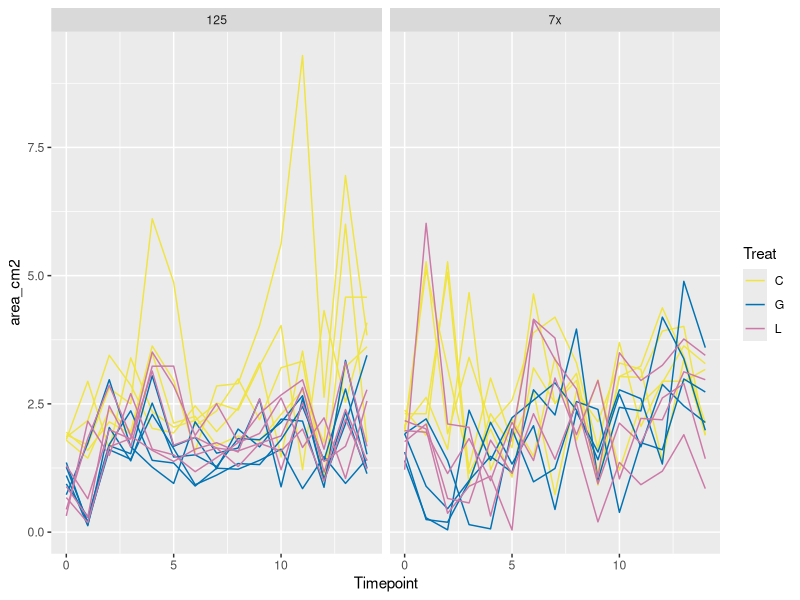
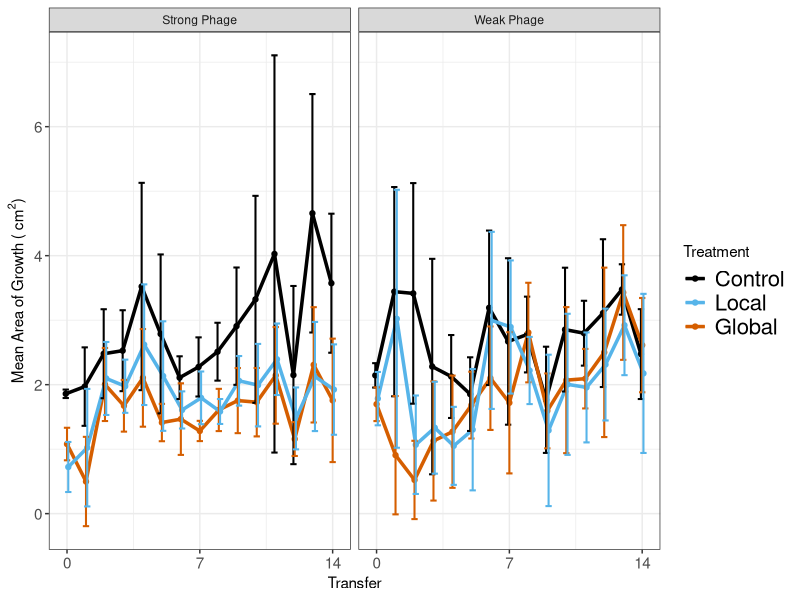
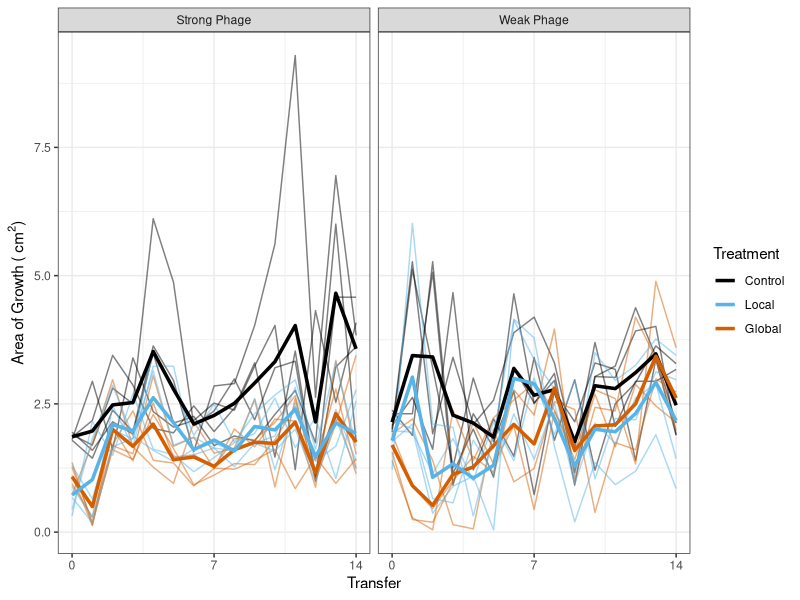
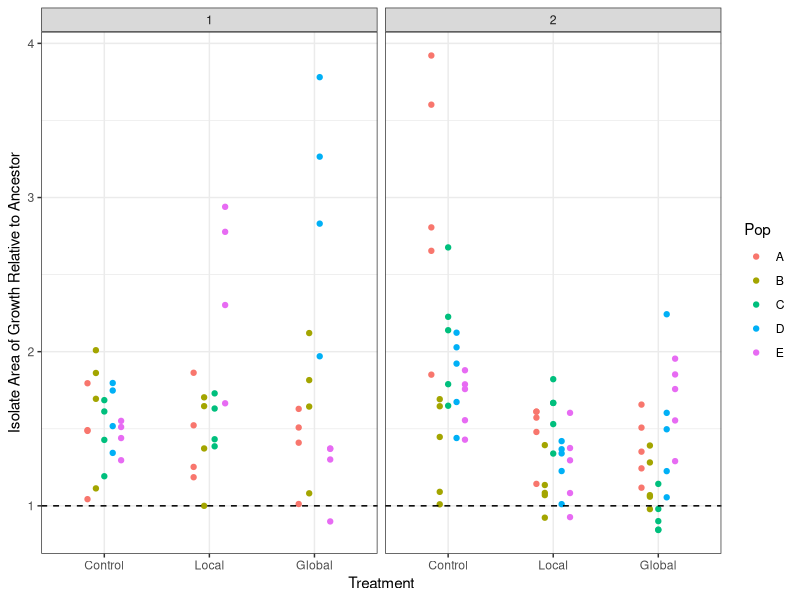
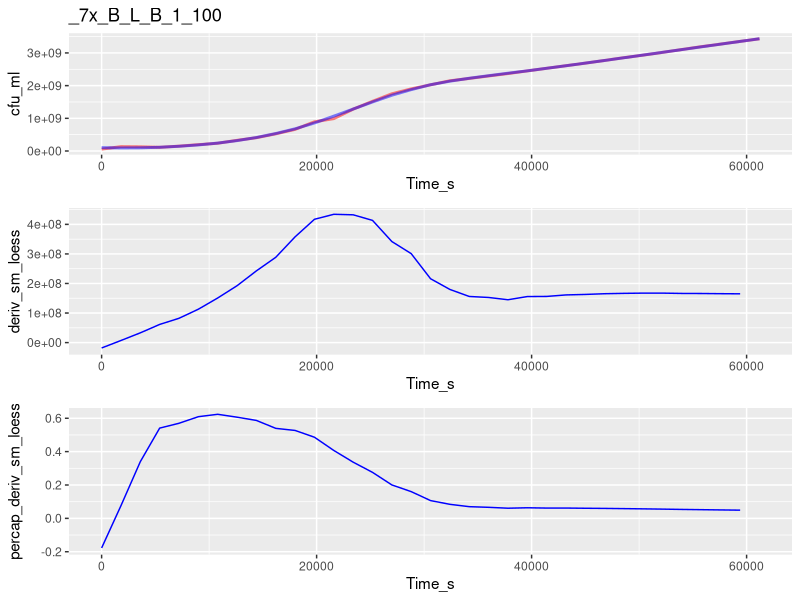
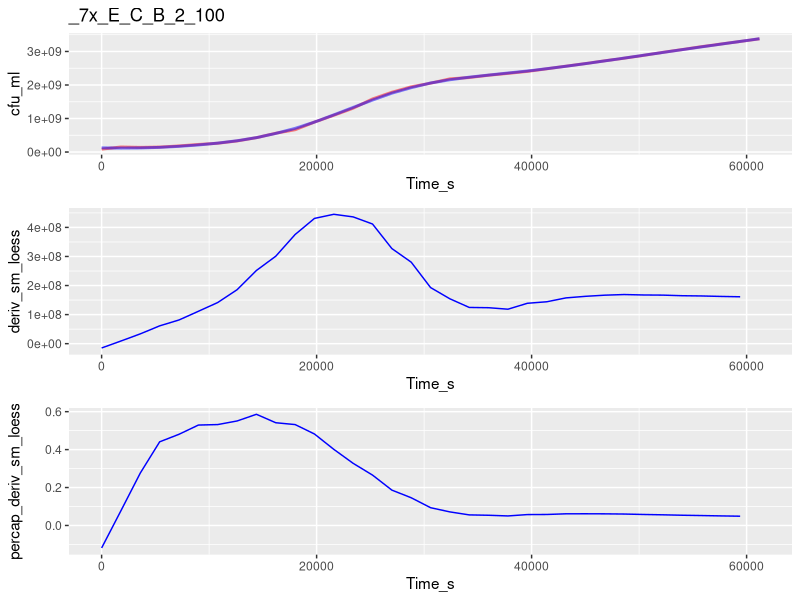
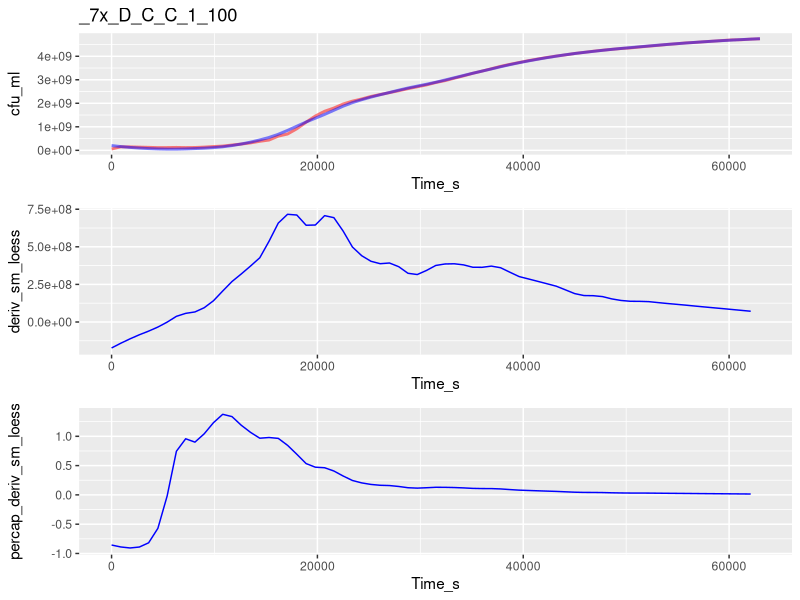
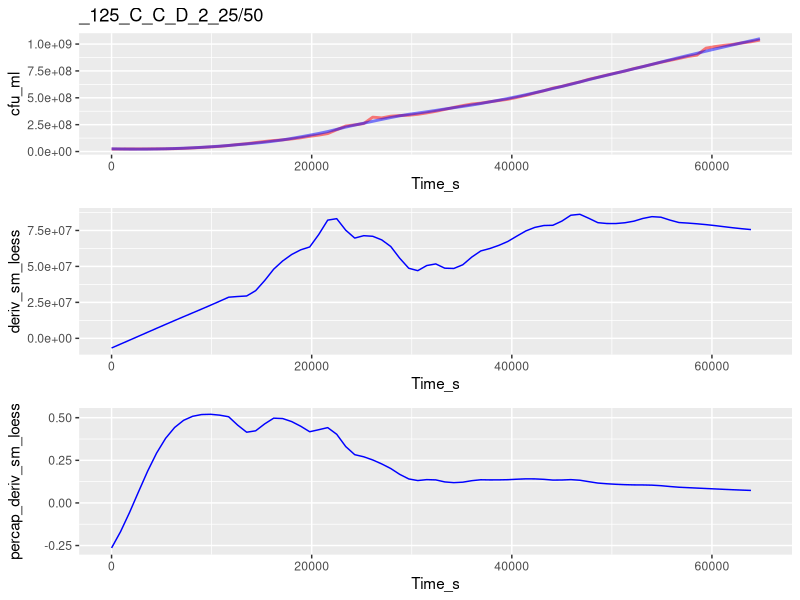

Here is the R script that generated these plots, in order: (Note: this script raises an error after producing the figures.)
##TODO: 
##      migration stats
##      growth curve analysis
##      growth curve stats
##      

library("ggplot2")
library("dplyr")
library("data.table")

#Okabe and Ito 2008 colorblind-safe qualitative color scale
my_cols <- c("#E69F00", "#56B4E9", "#009E73", "#F0E442", "#0072B2",
             "#D55E00", "#CC79A7", "#000000")

#Need to split this into 2 scripts: one to take the messy data
# (e.g. isolate information in underscore formats, etc)
#and get it cleaned up, then output those clean data
#And another to take the clean data & analyze it
#Then put the messy data in one folder and the clean data in another folder
#Along with the separate scripts
#So when it's published, can just tell people to re-run the clean data script

#need to make Rep vs Pop consistent
#redo all analysis using dplyr
#redo analysis using vectorization
#include std curve for spec in this code (it may alread be there???)
#Do a scripted analysis of how much to smoothe gc data (not manually checking)
# #to be done later:
# #define function to get means of rates
# mean_rates <- function(sub_by_list, my_data)
# analyze additional plate scans
#change resistance to be by treat then by pop
#Change growth rate for ancestor to dotted line

##Experimental evolution migration ----
exper_evol_migr <- read.csv("./Clean_Data/Experimental_evolution_growth.csv")

#Drop points after T14
exper_evol_migr <- exper_evol_migr[exper_evol_migr$Timepoint <= 14, ]

#Calculate total area
exper_evol_migr$area_cm2 <- pi*exper_evol_migr$Width_cm/2*exper_evol_migr$Height_cm/2

#Make plot with all pops shown
ggplot(data = exper_evol_migr,
       aes(x = Timepoint, y = area_cm2, group = paste(Treat, Pop),
           color = Treat)) +
  geom_line() +
  scale_color_manual(values = my_cols[c(4, 5, 7)]) +
  facet_grid(~Proj)

#Summarize
exper_evol_migr <- group_by(exper_evol_migr, Proj, Treat, Timepoint)
exper_evol_summ <- summarize(exper_evol_migr,
                             area_mean = mean(area_cm2),
                             area_sd = sd(area_cm2),
                             area_n = n())

#Make plot of summarized data
my_facet_labels <- c("7x" = "Weak Phage", "125" = "Strong Phage")

ggplot(data = exper_evol_summ, aes(x = Timepoint, y = area_mean,
                                   color = Treat)) +
  geom_point(position = position_dodge(0.2)) + 
  geom_line(size = 1.2, position = position_dodge(0.2)) +
  theme_bw() +
  theme(axis.text.y = element_text(size = 11), axis.text.x = element_text(size = 11),
        legend.text = element_text(size = 16)) +
  facet_grid(~Proj, labeller = labeller(Proj = my_facet_labels)) +
  geom_errorbar(aes(ymax = area_mean+area_sd, ymin = area_mean-area_sd),
                width=1, size = .7, position=position_dodge(0.2)) +
  labs(x = "Transfer", 
       y = expression(paste("Mean Area of Growth ( ", cm^2, ")"))) + 
  scale_color_manual(name = "Treatment", breaks = c("C", "L", "G"),
                  labels = c("Control", "Local", "Global"),
                  values = my_cols[c(8, 2, 6)]) +
  scale_x_continuous(breaks = c(0, 7, 14)) +
  NULL

#Make plot with both summarized and non-summarized data
ggplot(data = exper_evol_migr,
               aes(x = Timepoint, y = area_cm2, group = paste(Treat, Pop),
                   color = Treat)) +
         geom_line(alpha = 0.5) +
         facet_grid(~Proj, labeller = labeller(Proj = my_facet_labels)) +
  theme_bw() +
  geom_line(data = exper_evol_summ,
            aes(x = Timepoint, y = area_mean, color = Treat,
                group = Treat),
            size = 1.2) +
  labs(x = "Transfer", 
       y = expression(paste("Area of Growth ( ", cm^2, ")"))) + 
  scale_color_manual(name = "Treatment", breaks = c("C", "L", "G"),
                     labels = c("Control", "Local", "Global"),
                     values = my_cols[c(8, 2, 6)]) +
  scale_x_continuous(breaks = c(0, 7, 14)) +
  NULL
    

##Isolate migration ----
isol_migration <- read.csv("./Clean_Data/Isolate_migration.csv")

#Calculate total area
isol_migration$area_cm2 <- pi*isol_migration$Width_cm/2*isol_migration$Height_cm/2

#Calculate total area relative to same-day ancestor
ancestors <- isol_migration[isol_migration$Isol == "Anc", ]
isol_migration$relative_area <-
  isol_migration$area_cm2/ancestors$area_cm2[
    match(as.Date(isol_migration$end_timestamp),
          as.Date(ancestors$end_timestamp))]

#Plot data
my_facet_labels <- c("7x" = "Weak Phage", 
                     "125" = "Strong Phage",
                     "C" = "Control", "G" = "Global", "L" = "Local",
                     "A" = "WT")

ggplot(isol_migration[isol_migration$Isol != "Anc", ], 
       aes(x = Treat, y = relative_area, color = Pop,
           group = Pop)) +
  geom_point(position = position_dodge(0.4)) +
  facet_grid(~Proj, labeller = labeller(Proj = my_facet_labels)) +
  theme_bw() + 
  labs(y = "Isolate Area of Growth Relative to Ancestor",
       x = "Treatment") +
  geom_hline(yintercept = 1, lty = 2) +
  scale_x_discrete(limits = c("C", "L", "G"),
                   labels = c("Control", "Local", "Global")) +
  NULL

##Isolate growth curves ----


##growth curve analysis
# library("minpack.lm")
# library("tidyr")
# library("lubridate")

#Read data
gc_data <- read.csv("./Clean_Data/Isolate_growth_curves.csv",
                    header = T, stringsAsFactors = F)

#Make unique well identifiers
gc_data$uniq_well <- paste(gc_data$Date,
                           gc_data$Proj,
                           gc_data$Pop,
                           gc_data$Treat,
                           gc_data$Isol,
                           gc_data$Rep_Well,
                           gc_data$Media,
                           sep = "_")

#reorder
gc_data <- gc_data[order(gc_data$uniq_well, gc_data$Time_s), ]

#Define function that calculates derivatives
calc_deriv <- function(density, percapita = FALSE,
                          subset_by = NULL, time = NULL,
                          time_normalize = NULL) {
  #Note! density values must be sorted sequentially into their unique sets already
  
  #Provided a vector of density values, this function returns (by default) the
  # difference between sequential values
  #if percapita = TRUE, the differences of density are divided by density
  #if subset_by is provided, it should be a vector (same length as density),
  # the unique values of which will separate calculations
  #if time_normalize is specified, time should be provided as a simple 
  # numeric (e.g. number of seconds) in some unit
  #Then the difference will be normalized for the time_normalize value
  #(e.g. if time is provided in seconds and the difference per hour is wanted,
  # time_normalize should = 3600)
  
  #Check inputs
  if (!is.numeric(time)) {
    stop("time is not numeric")
  }
  if (!is.null(time_normalize)) {
    if (!is.numeric(time_normalize)) {
      stop("time_normalize is not numeric")
    } else if (is.null(time)) {
      stop("time_normalize is specified, but time is not provided")
    }
  }
  
  #Calc derivative
  ans <- c(density[2:length(density)]-density[1:(length(density)-1)])
  #Percapita (if specified)
  if (percapita) {
    ans <- ans/density[1:(length(density)-1)]
  }
  #Time normalize (if specified)
  if (!is.null(time_normalize)) {
    ans <- ans/
      (c(time[2:length(time)]-time[1:(length(time)-1)])/time_normalize)
  }
  #Subset by (if specified)
  if (!is.null(subset_by)) {
    ans[subset_by[2:length(subset_by)] != subset_by[1:(length(subset_by)-1)]] <- NA
  }
  return(c(ans, NA))
}

#Smooth data
gc_data$sm_loess <- NA
for (my_well in unique(gc_data$uniq_well)) {
  my_rows <- which(gc_data$uniq_well == my_well)
  #Smooth with loess
  gc_data$sm_loess[my_rows] <- loess(cfu_ml ~ Time_s, span = 0.4,
                                             data = gc_data[my_rows, ])$fitted
}

#Calculate growth per hour from loess curve
gc_data$deriv_sm_loess <- calc_deriv(gc_data$sm_loess,
                                     subset_by = gc_data$uniq_well,
                                     time = gc_data$Time_s,
                                     time_normalize = 3600)

#Calculate per capita growth per hour from loess curve
gc_data$percap_deriv_sm_loess <- calc_deriv(gc_data$sm_loess,
                                            percapita = TRUE,
                                            subset_by = gc_data$uniq_well,
                                            time = gc_data$Time_s,
                                            time_normalize = 3600)
  

#Calculate per capita growth per hour from original curve
gc_data$percap_deriv_cfu <- calc_deriv(gc_data$cfu_ml,
                                       percapita = TRUE,
                                       subset_by = gc_data$uniq_well,
                                       time = gc_data$Time_s,
                                       time_normalize = 3600)

#View samples of original & smoothed curves
# as well as derivatives (per cap & not) of both orig and smoothed curves
for (my_well in sample(unique(gc_data$uniq_well), 5)) {
  my_rows <- which(gc_data$uniq_well == my_well)
  
  print(cowplot::plot_grid(
    ggplot(data = gc_data[my_rows, ],
           aes(x = Time_s, y = cfu_ml)) +
      geom_line(color = "red", lwd = 1, alpha = 0.5) +
      geom_line(aes(x = Time_s, y = sm_loess),
                color = "blue", lwd = 1, alpha = 0.5) +
      ggtitle(gc_data[my_rows[1], "uniq_well"]) +
      #geom_hline(yintercept = 383404890) +
      NULL,
    ggplot(data = gc_data[my_rows, ],
           aes(x = Time_s, y = deriv_sm_loess)) +
      geom_line(color = "blue") +
      NULL,
    ggplot(data = gc_data[my_rows, ],
           aes(x = Time_s, y = percap_deriv_sm_loess)) +
      geom_line(color = "blue") +
      # geom_line(aes(x = Time_s, y = percap_deriv_cfu),
      #           color = "red") +
      NULL,
    ncol = 1, align = "v"))
}

find_local_extrema <- function(values, 
                               return_maxima = TRUE,
                               return_minima = TRUE,
                               width_limit = NULL,
                               height_limit = NULL,
                               remove_endpoints = TRUE,
                               na.rm = FALSE) {
  #Takes a vector of values and returns a vector of the indices
  # of all local value extrema (by default, returns both maxima and minima)
  # To only return maxima or minima, change return_maxima/return_minima to FALSE

  #width_limit and/or height_limit must be provided
  #Width is how wide the window will be to look for a maxima/minima
  # Narrower width will be more sensitive to narrow local maxima/minima
  # Wider width will be less sensitive to narrow local maxima/minima
  #Height is how high or low a single step is allowed to take
  # e.g. a maxima-finding function will not pass a valley deeper
  # than height_limit
  #Note that this also limits approaches to extrema, so if set too small
  # function may converge on non-peaks
  #If both width_limit and height_limit are provided, steps are limited
  # conservatively (a single step must meet both criteria)
  
  #This function is designed to be compatible with dplyr::group_by and summarize
  
  #Check inputs
  if (!return_maxima & !return_minima) {
    stop("Both return_maxima and return_minima are FALSE, at least one must be TRUE")
  }
  if (is.null(width_limit) & is.null(height_limit)) {
    stop("Either width_limit or height_limit must be provided")
  }
  if (!is.null(width_limit)) {
    if (width_limit%%2 == 0) {
      warning("width_limit must be odd, will use ", width_limit-1, " as width_limit")
      width_limit <- width_limit - 1
    }
  }
  if (is.null(width_limit) & !is.null(height_limit)) {
    warning("height_limit alone tends to be sensitive to height_limit parameter, use with caution")
  }
  if (na.rm == TRUE & sum(is.na(values)) > 0) {
    if (!all(is.na(values[(1+length(values)-sum(is.na(values))):length(values)]))) {
      warning("Removing NAs found within values vector, returned indices will refer to non-NA values")
      print(values)
    }
    values <- values[!is.na(values)]
  } else if(any(is.na(values))) {
    stop("Some provided values are NA and na.rm = FALSE")
  }
  
  #Define sub-function to find limits of the window
  get_window_limits <- function(cnt_pos,
                                width_limit = NULL,
                                height_limit = NULL,
                                looking_for = c("minima", "maxima"),
                                values = NULL) {
    #Check inputs
    if (length(looking_for) > 1) {stop("looking_for must be specified")}
    if (!is.null(height_limit) & is.null(values)) {
        stop("height_limit is specified, but no values are provided")
    }
    if (is.null(width_limit) & is.null(height_limit)) {
      stop("Either width_limit or height_limit must be provided")
    }
    
    #Define window limits
    window_start <- c(NA, NA)
    if (!is.null(width_limit)) { #using width limit
      window_start[1] <- max(c(1, cnt_pos-floor(width_limit/2)))
    }
    if (!is.null(height_limit)) { #using height limig
      #For startpoint height, we want the latest point that is
      #behind of our current point and
      #either:
      # below current height - height limit
      # or above current height + height limit
      #Then we move one place forward 
      # (so it's the last value w/in height limit)
        window_start[2] <- max(c(1,
                                 1+which(1:length(values) < cnt_pos &
                                         (values >= (values[cnt_pos] + height_limit) |
                                            values <= (values[cnt_pos] - height_limit)))))
        #Make sure we're going at least 1 point backwards
        if(window_start[2] >= cnt_pos) {window_start[2] <- cnt_pos-1}
    }
    window_end <- c(NA, NA)
    if (!is.null(width_limit)) { #using width limit
      window_end[1] <- min(c(length(values), cnt_pos+floor(width_limit/2)))
    }
    if (!is.null(height_limit)) { #using height limit
        #For endpoint height, we want the earliest point that is
        #forward of our current point and
        #either:
        # below current height - height limit
        # or above current height + height limit
        #Then we move one place back 
        # (so it's the last value w/in height limit)
        window_end[2] <- min(c(length(values),
                               -1+which(1:length(values) > cnt_pos & #not backwards
                                    (values <= (values[cnt_pos] - height_limit) |
                                      values >= (values[cnt_pos] + height_limit)))))
        #Make sure we're going at least one point forwards
        if (window_end[2] <= cnt_pos) {window_end[2] <- cnt_pos+1}
    }
    return(c(max(window_start, na.rm = T), min(window_end, na.rm = T)))
  }
  
  find_next_extrema <- function(cnt_pos, values,
                        width_limit = NULL,
                        height_limit = NULL,
                        looking_for = c("minima", "maxima")) {
    if (cnt_pos == length(values)) {best_pos <- cnt_pos-1
    } else {best_pos <- cnt_pos+1}
    
    #Save the starting position so we never go backwards
    start_pos <- cnt_pos
    
    ##Looking for next maxima
    if(looking_for == "maxima") {
      while (cnt_pos != best_pos) {
        #Move the previous best pointer to current pointer location
        best_pos <- cnt_pos
        #Get next window limits
        window_lims <- get_window_limits(cnt_pos = cnt_pos,
                                         width_limit = width_limit,
                                         height_limit = height_limit,
                                         looking_for = "maxima",
                                         values = values)
        #Make sure we're not going backwards
        window_lims <- c(max(start_pos, window_lims[1]),
                         max(start_pos, window_lims[2]))
        #Then move current pointer to highest point within window
        # (making sure not to check non-integer indices, or indices below 1 or
        #  higher than the length of the vector)
        cnt_pos <- window_lims[1]-1+which.max(values[window_lims[1]:window_lims[2]])
      }
    ##Looking for next minima
    } else if (looking_for == "minima") {
      while (cnt_pos != best_pos) {
        #Move the previous best pointer to current pointer location
        best_pos <- cnt_pos
        #Get next window limits
        window_lims <- get_window_limits(cnt_pos = cnt_pos,
                                         width_limit = width_limit,
                                         height_limit = height_limit,
                                         looking_for = "minima",
                                         values = values)
        #Make sure we're not going backwards
        window_lims <- c(max(start_pos, window_lims[1]),
                         max(start_pos, window_lims[2]))
        #Then move current pointer to lowest point within window
        # (making sure not to check non-integer indices, or indices below 1 or
        #  higher than the length of the vector)
        cnt_pos <- window_lims[1]-1+which.min(values[window_lims[1]:window_lims[2]])
      }
    }
    return(best_pos)
  }
  
  cnt_pos <- 1
  ##Find first maxima
  maxima_list <- c(find_next_extrema(cnt_pos, values,
                                     width_limit = width_limit,
                                     height_limit = height_limit,
                                     looking_for = "maxima"))
  ##Find first minima
  minima_list <- c(find_next_extrema(cnt_pos, values,
                                     width_limit = width_limit,
                                     height_limit = height_limit,
                                     looking_for = "minima"))
  
  ##Check for next extrema until...
  while (TRUE) {
    #we're finding repeats
    if (any(duplicated(c(minima_list, maxima_list)))) {break}
    #or we hit the end of the values
    if (length(values) %in% c(maxima_list, minima_list)) {
      break
    }
    #Since maxima & minima must alternate, always start with furthest one 
    # we've found so far
    cnt_pos <- max(c(minima_list, maxima_list))
    #we're looking for a maxima next
    if (cnt_pos %in% minima_list) {
      maxima_list <- c(maxima_list,
                       find_next_extrema(cnt_pos, values,
                                         width_limit = width_limit,
                                         height_limit = height_limit,
                                         looking_for = "maxima"))
      #we're looking for a minima next
    } else if (cnt_pos %in% maxima_list) {
      minima_list <- c(minima_list,
                       find_next_extrema(cnt_pos, values,
                                         width_limit = width_limit,
                                         height_limit = height_limit,
                                         looking_for = "minima"))
    }
  }
  
  #Combine maxima & minima values & remove duplicates
  output <- c()
  if (return_maxima) {output <- c(output, maxima_list)}
  if (return_minima) {output <- c(output, minima_list)}
  #If remove endpoints is true, remove first or last values from return
  if (remove_endpoints) {
    if (1 %in% output) {output <- output[-which(output == 1)]}
    if (length(values) %in% output) {
      output <- output[-which(output == length(values))]}
  }
  #Remove duplicates
  output <- unique(output)
  #Order
  output <- output[order(output)]
  
  return(output)
}

#Group data by unique wells
gc_data <- group_by(gc_data, Date, Proj, Pop, Treat, Isol, Rep_Well, Media,
                    uniq_well)

# at max percap growth rate, find:
#     per capita growth rate (r)
#     density
#     time since some low density (lag time)
# at first local minima of non-percap growth rate after max growth rate 
#   (pseudo carrying capacity)
#   at pseudo K, find:
#     density (carrying capacity)
#     time since max percap growth rate
#     time since low density

gc_summarized <- summarize(gc_data,
   first_min_index = find_local_extrema(sm_loess,
                                        return_maxima = FALSE,
                                        width_limit = (7200/(Time_s[2]-Time_s[1])) + 1,
                                        na.rm = T,
                                        remove_endpoints = FALSE)[1],
   first_min = sm_loess[first_min_index],
   first_min_time = Time_s[first_min_index],
  #find the per capita grow rate peaks
  max_percap_index = find_local_extrema(percap_deriv_sm_loess,
                                        return_minima = FALSE,
                                        width_limit = (21600/(Time_s[2]-Time_s[1])) + 1,
                                        na.rm = T,
                                        remove_endpoints = F)[
     #Use the first one that follows the minimum density
     match(TRUE, find_local_extrema(percap_deriv_sm_loess,
                                    return_minima = FALSE,
                                    width_limit = (21600/(Time_s[2]-Time_s[1])) + 1,
                                    na.rm = T,
                                    remove_endpoints = F) >= first_min_index)],                   
  max_percap_gr_rate = percap_deriv_sm_loess[max_percap_index],
  max_percap_gr_rate_time = Time_s[max_percap_index],
  max_percap_gr_rate_dens = sm_loess[max_percap_index],
  pseudo_K_index = #find the local minima in non-per capita grow rate
    find_local_extrema(deriv_sm_loess,
                                      return_maxima = FALSE,
                                      width_limit = (7200/(Time_s[2]-Time_s[1])) + 1,
                                      na.rm = T)[
      #use the first one that follows the max percap gr rate
    match(TRUE, find_local_extrema(deriv_sm_loess,
                                      return_maxima = FALSE,
                                      width_limit = (7200/(Time_s[2]-Time_s[1])) + 1,
                                      na.rm = T) > max_percap_index)],
  pseudo_K = sm_loess[pseudo_K_index],
  pseudo_K_time = Time_s[pseudo_K_index],
  pseudo_K_deriv = deriv_sm_loess[pseudo_K_index],
  pseudo_K_index2 = #find the local minima with more sensitivity
    find_local_extrema(deriv_sm_loess,
                       return_maxima = FALSE,
                       width_limit = (5400/(Time_s[2]-Time_s[1])) + 1,
                       na.rm = T)[
     #use the first one that follows the max percap gr rate
     match(TRUE, find_local_extrema(deriv_sm_loess,
                                    return_maxima = FALSE,
                                    width_limit = (5400/(Time_s[2]-Time_s[1])) + 1,
                                    na.rm = T) > max_percap_index)],
  pseudo_K2 = sm_loess[pseudo_K_index2],
  pseudo_K_time2 = Time_s[pseudo_K_index2],
  pseudo_K_deriv2 = deriv_sm_loess[pseudo_K_index2],
  
   #   pseudo_K_timetomaxpcgr = #pseudo K time - max percap gr rate time
)

#For pseudo K, use more-sensitive data when less-sensitive
# window didn't find it

                       

#The problem continues to be that we cannot find
# a threshold density which all pops start below
# and which all pops grow to at a reasonably early time
#Perhaps the solution is to divide it by project/media?


#Code to check find_local_extrema on a single well
my_well <- "2017-A_7x_Anc_Anc_Anc_1_50"
  #"2017-E_7x_B_C_E_1_50" #lowest pseudo-K
#my_well <- "2017-E_7x_B_G_E_1_100" #highest first min
#unique(gc_data$uniq_well)[1]
temp <- gc_data[gc_data$uniq_well == my_well, ]
find_local_extrema(temp$sm_loess,
                   return_minima = FALSE,
                   width_limit = (28800/(temp$Time_s[2]-temp$Time_s[1])) + 1,
                   na.rm = T,
                   remove_endpoints = F)
                   

for (my_well in unique(gc_data$uniq_well)) {
  tiff(filename = paste("./Growth_curve_plots/", my_well, ".tiff", sep = ""),
       width = 5, height = 10, units = "in", res = 300)
  my_rows <- which(gc_data$uniq_well == my_well)
  print(cowplot::plot_grid(
    ggplot(data = gc_data[my_rows, ],
           aes(x = Time_s, y = cfu_ml)) +
      geom_line(color = "red", lwd = 1, alpha = 0.5) +
      geom_line(aes(x = Time_s, y = sm_loess),
                color = "blue", lwd = 1, alpha = 0.5) +
      ggtitle(gc_data[my_rows[1], "uniq_well"]) +
      #Add point for first minima
      geom_point(data = gc_summarized[gc_summarized$uniq_well == my_well, ],
                 aes(x = first_min_time, y = first_min),
                 color = "green", size = 3) +
      NULL,
    ggplot(data = gc_data[my_rows, ],
           aes(x = Time_s, y = deriv_sm_loess)) +
      geom_line(color = "blue") +
      #Add point for pseudo K
      geom_point(data = gc_summarized[gc_summarized$uniq_well == my_well, ],
                 aes(x = pseudo_K_time, y = pseudo_K_deriv),
                 color = "green", size = 3) +
      NULL,
    ggplot(data = gc_data[my_rows, ],
           aes(x = Time_s, y = percap_deriv_sm_loess)) +
      geom_line(color = "blue") +
      #Add point for max growth rate
      geom_point(data = gc_summarized[gc_summarized$uniq_well == my_well, ],
                 aes(x = max_percap_gr_rate_time, y = max_percap_gr_rate),
                 color = "green", size = 3) +
      NULL,
    ncol = 1, align = "v"))
  dev.off()
}

##Check:
wells_check <- c("2017-B_7x_C_L_B_1_50", #isn't working
                 "2017-A_7x_Anc_Anc_Anc_1_50",
                 "2017-A_7x_B_L_A_1_100",
                 "2017-B_7x_C_L_B_1_50",
                 "2017-C_7x_B_C_C_1_100",
                 "2017-C_7x_B_C_C_2_100",
                 "2017-C_7x_C_C_C_1_50",
                 "2017-C_7x_C_L_C_2_100",
                 "2017-C_7x_D_G_C_1_50",
                 "2017-C_7x_D_G_C_1_100",
                 "2017-C_7x_D_G_C_2_50",
                 "2017-C_7x_D_G_C_2_100",
                 "2017-C_7x_E_G_C_1_100",
                 "2017-C_7x_E_G_C_2_100",
                 "2017-E_7x_B_C_E_1_50",
                 "2017-E_7x_C_C_E_1_100",
                 "2017-E_7x_C_C_E_2_100",
                 "2019-09-10_125_B_C_A_1_25-50",
                 "2019-09-10_125_B_C_A_2_25-50",
                 "2019-09-10_125_B_G_A_1_25-50",
                 "2019-09-12_125_B_C_D_1_25-50",
                 "2019-09-12_125_B_C_D_2_25-50",
                 "2019-09-12_125_B_G_D_1_25-50",
                 "2019-09-12_125_D_L_D_1_50-100",
                 "2019-09-12_125_D_L_D_2_50-100",
                 "2019-09-13_125_B_C_E_1_50-100",
                 "2019-09-13_125_B_C_E_2_25-50",
                 "2019-09-13_125_C_C_E_1_50-100",
                 "2019-09-13_125_D_L_E_1_50-100"
                 )
                 

for (my_well in wells_check) {
  tiff(filename = paste("./Challenging_growth_curve_plots/", my_well, ".tiff", sep = ""),
       width = 5, height = 10, units = "in", res = 300)
  my_rows <- which(gc_data$uniq_well == my_well)
  print(cowplot::plot_grid(
    ggplot(data = gc_data[my_rows, ],
           aes(x = Time_s, y = cfu_ml)) +
      geom_line(color = "red", lwd = 1, alpha = 0.5) +
      geom_line(aes(x = Time_s, y = sm_loess),
                color = "blue", lwd = 1, alpha = 0.5) +
      ggtitle(gc_data[my_rows[1], "uniq_well"]) +
      #Add point for first minima
      geom_point(data = gc_summarized[gc_summarized$uniq_well == my_well, ],
                 aes(x = first_min_time, y = first_min),
                 color = "green", size = 3) +
      NULL,
    ggplot(data = gc_data[my_rows, ],
           aes(x = Time_s, y = deriv_sm_loess)) +
      geom_line(color = "blue") +
      #Add point for pseudo K
      geom_point(data = gc_summarized[gc_summarized$uniq_well == my_well, ],
                 aes(x = pseudo_K_time, y = pseudo_K_deriv),
                 color = "green", size = 3) +
      #Add point for pseudo K2
      geom_point(data = gc_summarized[gc_summarized$uniq_well == my_well, ],
                 aes(x = pseudo_K_time2, y = pseudo_K_deriv2),
                 color = "dark green", size = 2) +
      NULL,
    ggplot(data = gc_data[my_rows, ],
           aes(x = Time_s, y = percap_deriv_sm_loess)) +
      geom_line(color = "blue") +
      #Add point for max growth rate
      geom_point(data = gc_summarized[gc_summarized$uniq_well == my_well, ],
                 aes(x = max_percap_gr_rate_time, y = max_percap_gr_rate),
                 color = "green", size = 3) +
      NULL,
    ncol = 1, align = "v"))
  dev.off()
}              
                 
                  


#get first_min values and sort
values <- gc_summarized
values <- values[order(-values$first_min), ]

values <- gc_data[my_rows, ]
plot(1:nrow(values), values$deriv_sm_loess)
find_local_extrema(values$deriv_sm_loess,
                   return_maxima = T,
                   width_limit = (3600/(values$Time_s[2]-values$Time_s[1])) + 1,
                   na.rm = T,
                   remove_endpoints = F)


#Find the low-threshold density to use as pseudo time 0
hist((gc_data$sm_loess[gc_data$Time_s == 0]))
max(gc_data$sm_loess[gc_data$Time_s == 0])

##TODO put this in descending order and figure out how to 
##pick a threshold that is before the peaks of most but
##high enough that we know when most pass it
test <- gc_data[gc_data$Time_s == 0, ]
test <- test[order(-test$sm_loess), ]


#Plot curves & peaks
view_peaks <- function(time_data, dens_data, well_contents, plt_point = TRUE,
                       peak_time = NULL, peak_dens = NULL, peak_well_contents,
                       numplots = 9, lwd = 1) {
  #Inputs:  time_data - vector of time values
  #         dens_data - vector of density values, matched with time_data
  #         well_contents - vector of well contents, matched with time_data
  #         peak_time - vector of peaks' time values
  #         peak_dens - vector of peaks' density values, matched with peak_time
  #         peak_well_contents - vectore of peaks' well contents, matched with peak_time
  require(ggplot2)
  for (start_group in seq(from = 1, to = length(unique(well_contents)),
                          by = numplots)) {
    my_wells <- unique(well_contents)[start_group:(start_group+numplots-1)]
    myplot <- ggplot(data = data.frame(
      "dens" = dens_data[well_contents %in% my_wells],
      "time" = time_data[well_contents %in% my_wells],
      "contents" = well_contents[well_contents %in% my_wells]),
      aes(x = time, y = dens)) +
      geom_line(lwd = lwd) +
      facet_wrap(~contents)
    if (plt_point) {
      myplot <- myplot + 
        geom_point(data = data.frame(
          "dens" = peak_dens[peak_well_contents %in% my_wells],
          "time" = peak_time[peak_well_contents %in% my_wells],
          "contents" = peak_well_contents[peak_well_contents %in% my_wells]),
          aes(x = time, y = dens),
          size = 3, pch = 13)
    }
    print(myplot)
  }
}

view_peaks(tidymerge$Timepoint, tidymerge$OD, tidymerge$Well,
           peak_time = outmerge$maxtime, peak_dens = outmerge$max, 
           peak_well_contents = outmerge$Well)

#Group data by indiv growth curves
grp_data1 <- dplyr::group_by(tidycurves[!is.na(tidycurves$smoothed), ], 
                             Well)

#Get OD peak height & time for each growth curve
out_data1 <- dplyr::summarize(grp_data1, 
                              max = analyze_curves(smoothed, Timepoint, 
                                                   bandwidth = 9, return = "max"),
                              maxtime = analyze_curves(smoothed, Timepoint, 
                                                       bandwidth = 9, 
                                                       return = "maxtime"))



#extract maximum percap growth rates for each uniq well
#using non-overlapping averaged smoothing
gc_sm$Time <- as.character(gc_sm$Time)
gc_mpptir <- group_by(gc_sm, Media, Proj, Pop, Treat, Isol, Rep_Well)
gc_mpptir <- summarize(gc_mpptir, max_pcgr = max(pcgr, na.rm = T))
gc_mppti <- group_by(gc_mpptir, Media, Proj, Pop, Treat, Isol)
gc_mppti <- summarize(gc_mppti, gr_max_avg = mean(max_pcgr),
                      dt_min_sd = sd(max_pcgr))
gc_mppt <- group_by(gc_mppti, Media, Proj, Pop, Treat)
gc_mppt <- summarize(gc_mppt, avg_isols = mean(gr_max_avg),
                     sd_isols = sd(gr_max_avg))

#Making percap growth rate plots
my_facet_labels <- c("100" = "Rich Environment", 
                     "50" = "Adapted Environment",
                     "C" = "Control", "G" = "Global", "L" = "Local",
                     "A" = "WT", "1" = "Weak Phage", "2" = "Strong Phage")

#plot of all isols
gc_mppti$Media <- factor(gc_mppti$Media, levels = c(50, 100))
ggplot(gc_mppti, aes(x = Treat, y = gr_max_avg)) + 
  geom_jitter(width = 0.1, height = 0, size = 2) + 
  facet_grid(Media ~ Pop, labeller = labeller(Media = my_facet_labels)) +
  labs(x = "Treatment", y = "Per Capita Growth Rate (/hour)") +
  theme(axis.text.x = element_text(size = 11), 
        axis.text.y = element_text(size = 11)) +
  theme_bw()

#plot of all pops
gc_mppt$Media <- factor(gc_mppt$Media, levels = c(50, 100))

#For local viewing
ggplot(gc_mppt, aes(x = Treat, y = avg_isols), 
       labeller = labeller(Treat = my_facet_labels)) + 
  geom_point(pch = 1, size = 3) +
  facet_grid(Proj~Media, 
             labeller = labeller(Media = my_facet_labels, Proj = my_facet_labels)) + 
  labs(x = "Treatment", y = "Maximum Per Capita Growth Rate (/hour)") + theme_bw() + 
  scale_x_discrete(labels = c("Ancestor", "Control", "Global", "Local"))

#For poster
png(filename = "growth_rate_pops.png", width = 10, height = 7,
    units = "in", res = 300)
ggplot(gc_mppt, aes(x = Treat, y = avg_isols), 
       labeller = labeller(Treat = my_facet_labels)) + 
  geom_jitter(width = 0.075, height = 0, pch = 16, size = 6) +
  facet_grid(Proj~Media, 
             labeller = labeller(Media = my_facet_labels, Proj = my_facet_labels)) + 
  labs(x = "Treatment", y = "Maximum Per Capita Growth Rate (/hr)") + theme_bw() + 
  scale_x_discrete(labels = c("Ancestor", "Control", "Global", "Local")) +
  theme(axis.title = element_text(size = 20), axis.text = element_text(size = 16),
        strip.text = element_text(size = 20))
dev.off()


## Isolate PCA with all variables ----
